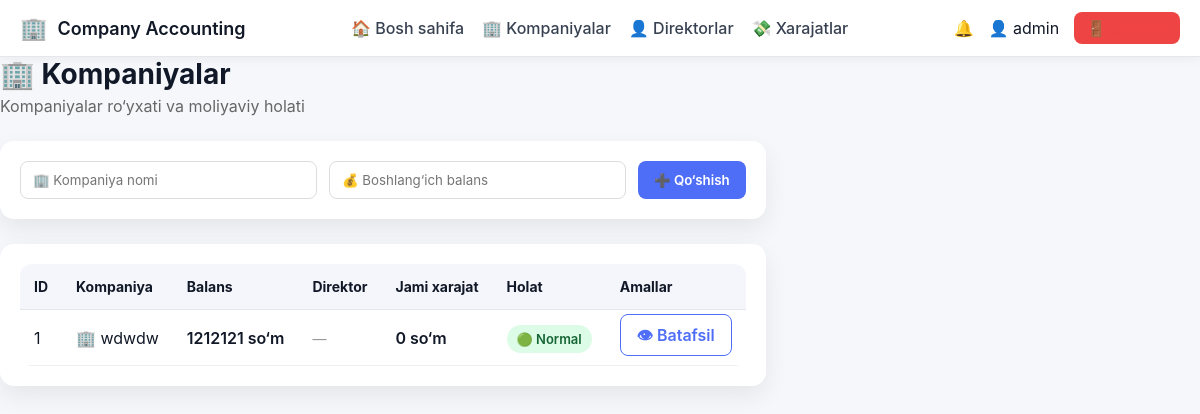
The app's page /admin/companies (signed in), older data.
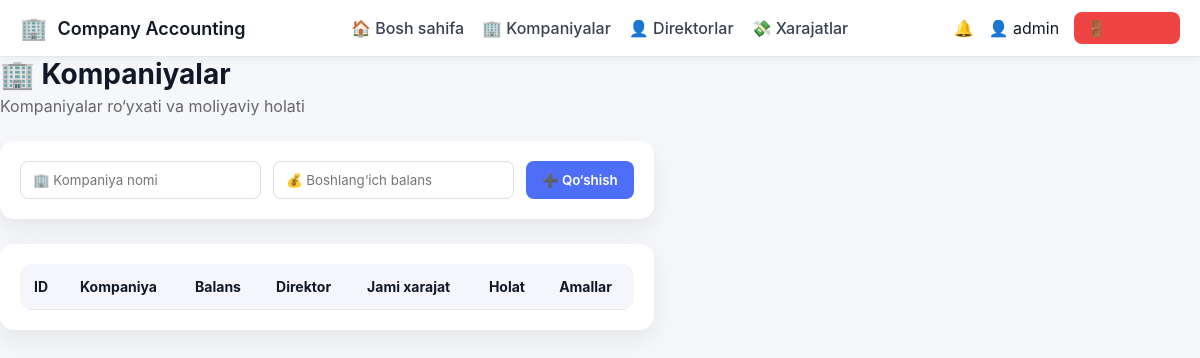
The same page, newer data.
### tables this page shows
CREATE TABLE companies (
        id INTEGER PRIMARY KEY AUTOINCREMENT,
        name TEXT,
        balance INTEGER DEFAULT 0,
        created_at TEXT
    );

### app.py (the view, shortened to what this page needs)
@app.route("/admin/companies", methods=["GET", "POST"])
def admin_companies():
    if session.get("role") != "admin":
        return "Ruxsat yo‘q ❌"
    conn = sqlite3.connect("users.db")
    conn.row_factory = sqlite3.Row   # ⭐ MUHIM
    c = conn.cursor()
    c.execute("""
        SELECT
            c.id,
            c.name,
            c.balance,
            u.username AS director,
            IFNULL(SUM(e.amount), 0) AS total_expense
        FROM companies c
        LEFT JOIN users u ON u.company_id = c.id AND u.role = 'director'
        LEFT JOIN expenses e ON e.company_id = c.id
        GROUP BY c.id
        ORDER BY c.id DESC
    """)
    companies = c.fetchall()
    conn.close()
    return render_template(
        "admin_companies.html",
        companies=companies
    )

### app.py (called while the page is built)
@app.context_processor
def inject_notifications():
    return {
        "notifications": [],
        "last_expense": session.get("last_expense")
    }

### templates/admin_companies.html (shortened to what this page needs)
<!DOCTYPE html>
<html lang="uz">
<head>
    <link rel="stylesheet" href="{{ url_for('static', filename='style.css') }}">
</head>
<body>
{% include "navbar.html" %}
<div class="layout">
    <main class="main">
        <div class="page-header">
    <h1>🏢 Kompaniyalar</h1>
    <p>Kompaniyalar ro‘yxati va moliyaviy holati</p>
</div>
<div class="card form-card">
    <form method="POST" class="add-form">
        <input type="text" name="name" placeholder="🏢 Kompaniya nomi" required>
        <input type="number" name="balance" placeholder="💰 Boshlang‘ich balans" required>
        <button type="submit" class="btn primary">➕ Qo‘shish</button>
    </form>
</div>
<div class="card">
    <table class="modern-table">
        <thead>
            <tr>
                <th>ID</th>
                <th>Kompaniya</th>
                <th>Balans</th>
                <th>Direktor</th>
                <th>Jami xarajat</th>
                <th>Holat</th>
                <th>Amallar</th>
            </tr>
        </thead>
        <tbody>
            {% for c in companies %}
            <tr>
                <td>{{ c.id }}</td>
                <td class="company-name">
                    🏢 {{ c.name }}
                </td>
                <td class="money">{{ c.balance }} so‘m</td>
                <td>
                    {% if c.director %}
                        👤 {{ c.director }}
                    {% else %}
                        <span class="muted">—</span>
                    {% endif %}
                </td>
                <td class="money">{{ c.total_expense }} so‘m</td>
                <td>
                    {% if c.balance <= 0 %}
                        <span class="badge danger">🔴 Xavfli</span>
                    {% else %}
                        <span class="badge success">🟢 Normal</span>
                    {% endif %}
                </td>
                <td>
                    <a href="{{ url_for('admin_company_detail', company_id=c.id) }}"
                       class="btn outline">👁 Batafsil</a>
                </td>
            </tr>
            {% endfor %}
        </tbody>
    </table>
</div>
    </main>
</div>
</body>
</html>

### templates/navbar.html (shortened to what this page needs)
<nav class="navbar">
    <div class="nav-left">
        <span class="logo">🏢</span>
        <span class="brand">Company Accounting</span>
    </div>
    <div class="nav-center" id="navMenu">
        <a href="{{ url_for('dashboard') }}">🏠 Bosh sahifa</a>
        {% if session.get("role") == "admin" %}
            <a href="{{ url_for('admin_companies') }}">🏢 Kompaniyalar</a>
            <a href="{{ url_for('admin_directors') }}">👤 Direktorlar</a>
            <a href="{{ url_for('admin_expenses') }}">💸 Xarajatlar</a>
        {% else %}
            <a href="{{ url_for('expenses') }}">💸 Xarajatlarim</a>
        {% endif %}
    </div>
    <div class="nav-right">
        <span class="icon">🔔</span>
        <span class="user">👤 {{ session.get("user") }}</span>
        <a href="{{ url_for('logout') }}" class="logout">🚪 Chiqish</a>
    </div>
</nav>

### static/style.css (style rules this page uses)
:root { --primary: #2563eb; --secondary: #1e293b; --bg: #f1f5f9; --card: #ffffff; --success: #16a34a; --danger: #dc2626; --text: #0f172a; }
* { margin: 0; padding: 0; box-sizing: border-box; font-family: Inter, Arial, sans-serif; }
body { background: var(--bg); color: var(--text); }
.layout { display: flex; min-height: calc(100vh - 60px); }
.card { background: var(--card); padding: 20px; border-radius: 14px; box-shadow: 0 10px 25px rgba(0,0,0,.05); }
table { width: 100%; border-collapse: collapse; background: white; border-radius: 12px; overflow: hidden; }
th, td { padding: 14px; border-bottom: 1px solid #e5e7eb; }
th { background: #f8fafc; text-align: left; font-size: 14px; }
button { background: var(--primary); color: white; border: none; padding: 10px 16px; border-radius: 8px; cursor: pointer; }
:root { --bg: #f5f7fb; --card: #ffffff; --text: #111827; --sidebar: #ffffff; --primary: #4f46e5; }
.card { background: var(--card); }
a { color: var(--primary); }
.navbar { background: var(--bg); color: var(--text); padding: 12px 20px; display: flex; justify-content: space-between; align-items: center; border-bottom: 1px solid #e5e7eb; }
.brand { font-weight: bold; font-size: 18px; }
.nav-right { display: flex; align-items: center; gap: 12px; }
:root { --bg: #ffffff; --text: #111827; }
.page-header { margin-bottom: 25px; }
.page-header h1 { margin: 0; font-size: 28px; }
.page-header p { color: #666; margin-top: 5px; }
.card { background: #fff; border-radius: 14px; padding: 20px; margin-bottom: 25px; box-shadow: 0 10px 25px rgba(0,0,0,.07); }
.form-card { display: flex; justify-content: space-between; }
.add-form { display: flex; gap: 12px; width: 100%; }
.add-form input { flex: 1; padding: 10px 12px; border-radius: 8px; border: 1px solid #ddd; }
.btn { padding: 10px 16px; border-radius: 8px; text-decoration: none; font-weight: 600; cursor: pointer; }
.btn.primary { background: #4f6ef7; color: white; border: none; }
.modern-table { width: 100%; border-collapse: collapse; }
.modern-table th { background: #f4f6fb; padding: 14px; text-align: left; font-size: 14px; }
.navbar { display: flex; align-items: center; justify-content: space-between; padding: 14px 24px; background: white; border-bottom: 1px solid #e5e7eb; box-shadow: 0 4px 10px rgba(0,0,0,.04); position: sticky; top: 0; z-index: 100; }
.nav-left { display: flex; align-items: center; gap: 10px; }
.brand { font-weight: 700; font-size: 18px; }
.nav-center { display: flex; gap: 20px; }
.nav-center a { text-decoration: none; color: #374151; font-weight: 500; }
.nav-right { display: flex; align-items: center; gap: 14px; }
.logout { background: #ef4444; color: white; padding: 6px 12px; border-radius: 8px; text-decoration: none; }
.navbar { display: flex; align-items: center; justify-content: space-between; background: #ffffff; padding: 12px 20px; box-shadow: 0 2px 10px rgba(0,0,0,.05); position: sticky; top: 0; z-index: 1000; }
.logo { font-size: 22px; }
.brand { font-weight: 600; font-size: 18px; }
.nav-center { display: flex; gap: 18px; }
.nav-right { display: flex; align-items: center; gap: 15px; }
.logout { text-decoration: none; color: #ef4444; font-weight: 500; }
body { background: #f5f7fb; }

Row changes from the older to the newer data that the page shows:
removed companies: id "1", name "wdwdw", balance "1212121", total_expense "0", shows "🟢 Normal"
